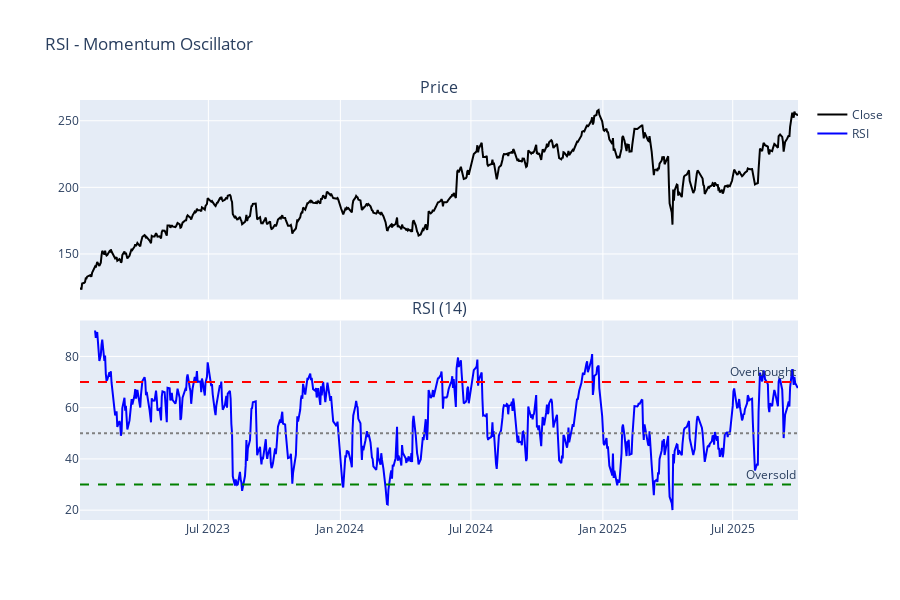

The code cell stored with this chart in its notebook:
### Markdown cell above
## 1. RSI - Relative Strength Index

Measures overbought/oversold conditions (0-100). >70 = overbought, <30 = oversold. Uses Wilder's smoothing method.

### Code cell
df['rsi'] = calculate_rsi(df, period=14)

fig = make_subplots(rows=2, cols=1, shared_xaxes=True, vertical_spacing=0.05,
                    subplot_titles=('Price', 'RSI (14)'))

fig.add_trace(go.Scatter(x=df['date'], y=df['close'], name='Close', line=dict(color='black')), row=1, col=1)

fig.add_trace(go.Scatter(x=df['date'], y=df['rsi'], name='RSI', line=dict(color='blue')), row=2, col=1)
fig.add_hline(y=70, line_dash="dash", line_color="red", row=2, col=1, annotation_text="Overbought")
fig.add_hline(y=30, line_dash="dash", line_color="green", row=2, col=1, annotation_text="Oversold")
fig.add_hline(y=50, line_dash="dot", line_color="gray", row=2, col=1)

fig.update_layout(height=600, title_text="RSI - Momentum Oscillator")
fig.show()

print(f"RSI mean: {df['rsi'].mean():.2f}")
print(f"Oversold periods (<30): {(df['rsi'] < 30).sum()} days")
print(f"Overbought periods (>70): {(df['rsi'] > 70).sum()} days")

### Figure 1 — Plotly figure (JSON) as saved in the notebook; plotly's stock layout.template omitted (floating-point values rounded to 4 significant figures; data arrays with more than 128 entries replaced by an {"elided": "..."} marker saying what was removed)
{"data": [{"line": {"color": "black"}, "name": "Close", "type": "scatter", "x": {"elided": "688 str values"}, "xaxis": "x", "y": {"elided": "688 float values"}, "yaxis": "y"}, {"line": {"color": "blue"}, "name": "RSI", "type": "scatter", "x": {"elided": "688 str values"}, "xaxis": "x2", "y": {"elided": "688 float values"}, "yaxis": "y2"}], "layout": {"annotations": [{"font": {"size": 16}, "showarrow": false, "text": "Price", "x": 0.5, "xanchor": "center", "xref": "paper", "y": 1, "yanchor": "bottom", "yref": "paper"}, {"font": {"size": 16}, "showarrow": false, "text": "RSI (14)", "x": 0.5, "xanchor": "center", "xref": "paper", "y": 0.475, "yanchor": "bottom", "yref": "paper"}, {"showarrow": false, "text": "Overbought", "x": 1, "xanchor": "right", "xref": "x2 domain", "y": 70, "yanchor": "bottom", "yref": "y2"}, {"showarrow": false, "text": "Oversold", "x": 1, "xanchor": "right", "xref": "x2 domain", "y": 30, "yanchor": "bottom", "yref": "y2"}], "height": 600, "shapes": [{"line": {"color": "red", "dash": "dash"}, "type": "line", "x0": 0, "x1": 1, "xref": "x2 domain", "y0": 70, "y1": 70, "yref": "y2"}, {"line": {"color": "green", "dash": "dash"}, "type": "line", "x0": 0, "x1": 1, "xref": "x2 domain", "y0": 30, "y1": 30, "yref": "y2"}, {"line": {"color": "gray", "dash": "dot"}, "type": "line", "x0": 0, "x1": 1, "xref": "x2 domain", "y0": 50, "y1": 50, "yref": "y2"}], "title": {"text": "RSI - Momentum Oscillator"}, "xaxis": {"anchor": "y", "domain": [0, 1], "matches": "x2", "showticklabels": false}, "xaxis2": {"anchor": "y2", "domain": [0, 1]}, "yaxis": {"anchor": "x", "domain": [0.525, 1]}, "yaxis2": {"anchor": "x2", "domain": [0, 0.475]}}}
